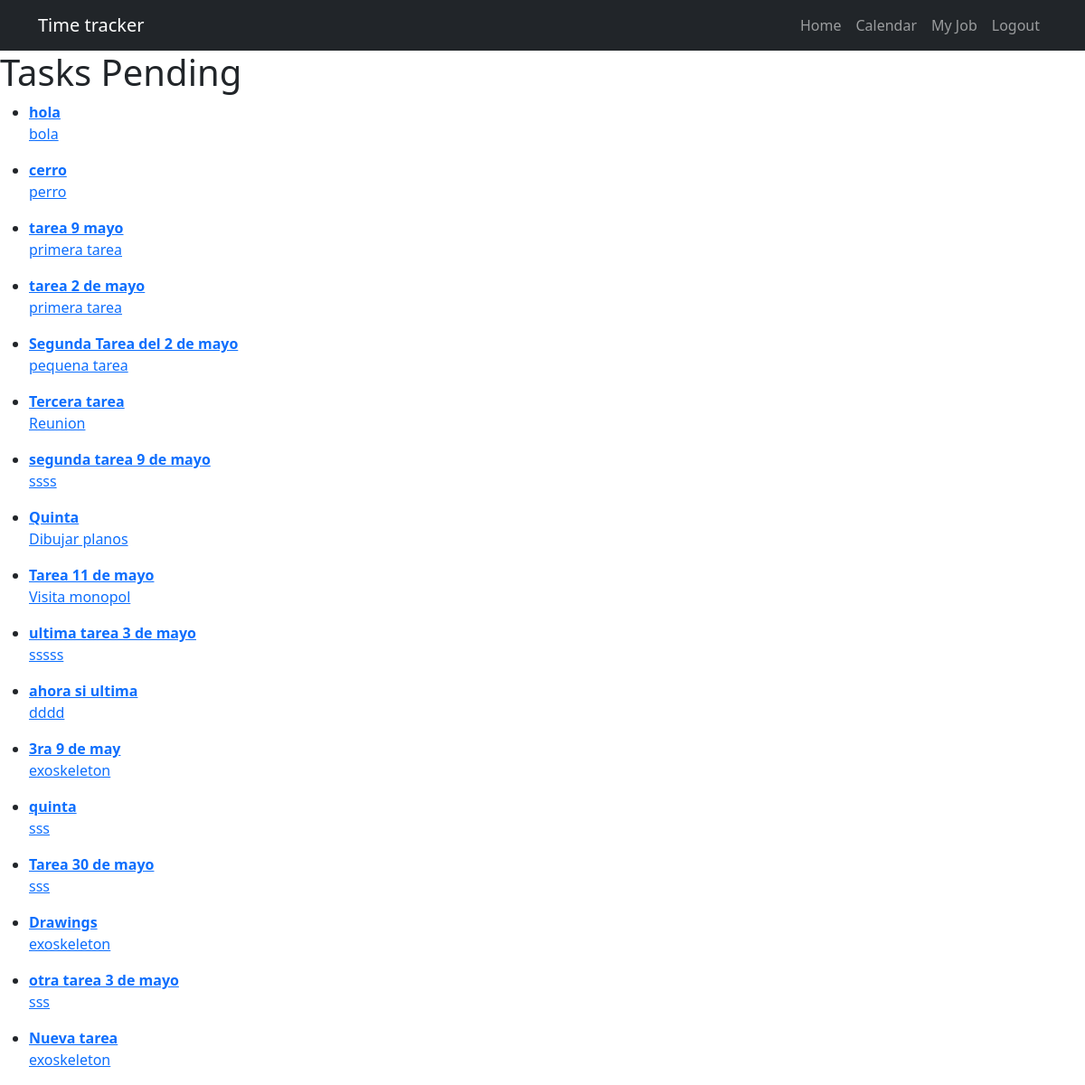
Screenshot of /tasks/ (signed in) with the database file from the repository.
### tasks/models.py (models this page shows, shortened)
class Task(models.Model):
    title = models.CharField(max_length=50)
    job = models.IntegerField(null=True, blank=False, choices=job_type)
    description = models.CharField(max_length =100)
    month = models.CharField(max_length=50, null=True)
    day = models.IntegerField(null=True)
    year = models.IntegerField(null=True)
    created = models.DateTimeField(auto_now_add=True)
    init_time = models.TimeField(null=True)
    finish_time = models.TimeField(null=True, blank=True)
    durationH = models.IntegerField(null=True)
    durationm = models.IntegerField(null=True)
    datecompleted = models.DateTimeField(null=True, blank=True)
    user = models.ForeignKey(User, on_delete=models.CASCADE) #Relaciona la tabla de tareas con la de usuarios. ademas si se borra un usuario se borran sus tareas asociadas

### tasks/views.py (the view)
# urls.py: path('tasks/', views.tasks, name='tasks'),
@login_required
def tasks(request):
    tasks = Task.objects.filter(user=request.user) #recupera los tasks que corresponden al usuario actual de la sesion y que su datecompleted es null, es decir q aun no han sido culminadas
    return render(request, 'tasks.html', {
        'tasks': tasks
    })

### tasks/templates/tasks.html
{% extends 'base.html' %}
{% block content %}
<h1>Tasks Pending</h1>
<ul>
    {% for task in tasks %}
    <li>
        <a href="{% url 'task_detail' task.id %}">
            <strong>{{task.title}}</strong>
            <p>{{task.description}}</p>
        </a>
    </li>
    {% endfor %}
</ul>
{% endblock %}

### tasks/templates/base.html (shortened to what this page needs)
<!DOCTYPE html>
<html lang="en">
<head>
    <link rel="stylesheet" href="https://cdn.jsdelivr.net/npm/bootstrap@5.3.0-alpha3/dist/css/bootstrap.min.css">
</head>
<body>
    <nav class="navbar navbar-expand-lg bg-dark navbar-dark">
        <div class="container">
          <a class="navbar-brand" href="/">Time tracker</a>
          <div class="collapse navbar-collapse" id="navbarNav">
                <ul class="navbar-nav ms-auto">
                    <li class="nav-item">
                        <a class="nav-link" href="/">Home</a>
                    </li>
                    {% if user.is_authenticated %}
                    <li class="nav-item">
                        <a class="nav-link" href="/calendar/">Calendar</a>
                    </li>
                    <li class="nav-item">
                        <a class="nav-link" href="/my_job/">My Job</a>
                    </li>
                    <li class="nav-item">
                        <a class="nav-link" href="/logout">Logout</a>
                    </li>
                {% endif %}
                </ul>
            </div>
        </div>
    </nav>
    {% block content %}
    {% endblock %}
</body>
</html>

### rows the page displays
Task: title "hola", description "bola"
Task: title "cerro", description "perro"
Task: title "tarea 9 mayo", description "primera tarea"
Task: title "tarea 2 de mayo", description "primera tarea"
Task: title "Segunda Tarea del 2 de mayo", description "pequena tarea"
Task: title "Tercera tarea", description "Reunion"
Task: title "segunda tarea 9 de mayo", description "ssss"
Task: title "Quinta", description "Dibujar planos"
Task: title "Tarea 11 de mayo", description "Visita monopol"
Task: title "ultima tarea 3 de mayo", description "sssss"
Task: title "ahora si ultima", description "dddd"
Task: title "3ra 9 de may", description "exoskeleton"
Task: title "quinta", description "sss"
Task: title "Tarea 30 de mayo", description "sss"
Task: title "Drawings", description "exoskeleton"
Task: title "otra tarea 3 de mayo", description "sss"
Task: title "Nueva tarea", description "exoskeleton"
